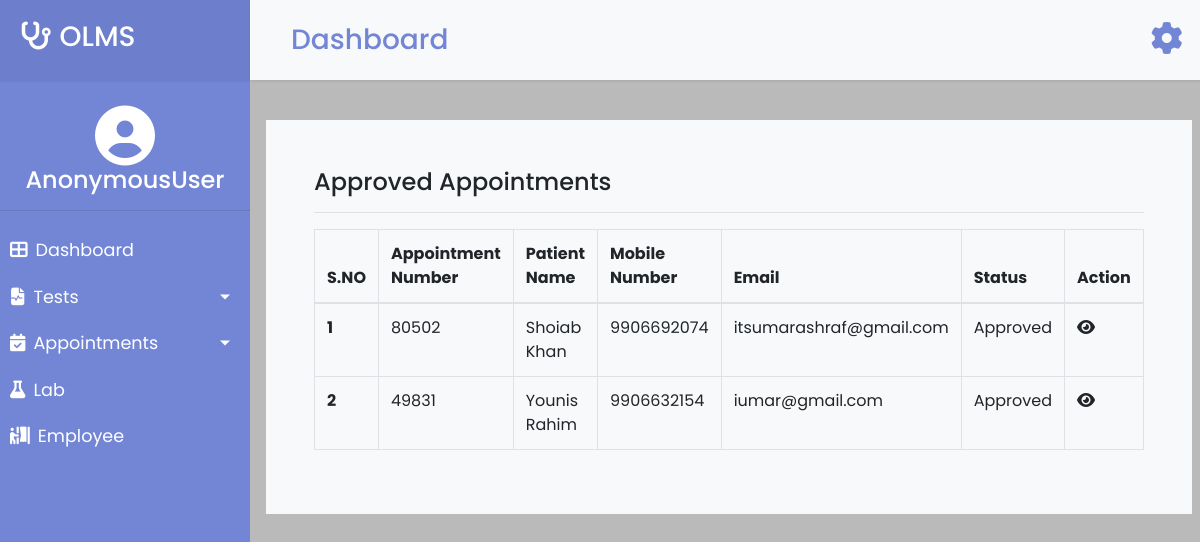
The page /approved-apts/ on the database its author committed.
### users/models.py (models this page shows, shortened)
class appointment(models.Model):
    user_id = models.ForeignKey(enduser,on_delete=models.CASCADE)
    appointmentno = models.CharField(max_length=100, unique=True)
    patientname =models.CharField(max_length=30)
    gender = models.CharField(max_length=10)
    address= models.CharField(max_length=200, default='NA')
    dateofbirth = models.DateField()
    mobile = models.IntegerField()
    email= models.CharField(max_length=100)
    appointmentdate = models.DateField(default=date.today)
    appointmenttime = models.DateTimeField(default=timezone.now)
    prescription= models.FileField(upload_to='prescriptions/',blank=True, null=True)
    report=models.FileField(upload_to='reports/',blank=True,null=True)

### users/views.py (the view)
# urls.py: path("approved-apts/", views.approvedappointments, name='approvedapts'),
def approvedappointments(request):
        new=appointment.objects.filter(appointmentstatus__status='Approve')
        return render(request, 'approved-apts.html',{'newapt':new})

### templates/approved-apts.html (shortened to what this page needs)
{% extends 'adminbase.html' %}
{% block body %}
<div class="container-fluid  bg-light p-5 mt-3">
  <div class="row">
    <div class="col-lg-12">
      <h4>Approved Appointments</h4>
      <hr>
      <table class="table table-bordered table-responsive-lg">
        <thead>
          <tr>
            <th scope="col">S.NO</th>
            <th scope="col">Appointment Number</th>
            <th scope="col">Patient Name</th>
            <th scope="col">Mobile Number</th>
            <th scope="col">Email</th>
            <th scope="col">Status</th>
            <th scope="col">Action</th>
          </tr>
        </thead>
        <tbody>
        <tbody>
          {% for apt in newapt %}
          <tr>
            <th scope="row">{{forloop.counter}}</th>
            <td>{{apt.appointmentno}}</td>
            <td>{{ apt.patientname }}</td>
            <td>{{ apt.mobile }}</td>
            <td>{{ apt.email }}</td>
            <td>Approved</td>
            <td><a href="{% url 'viewapproved' apt.appointmentno %}"><i class="fas fa-eye"></i></a></td>
          </tr>
          {% endfor %}
        </tbody>
        </tbody>
      </table>
    </div>
  </div>
</div>
{% endblock body %}

### templates/adminbase.html (style rules this page uses)
body { font-family: 'Poppins', sans-serif; background: #fafafa; }
a, a:hover, a:focus { color: inherit; text-decoration: none; transition: all 0.3s; }

### rows shown on the page
appointment: appointmentno "80502", patientname "Shoiab Khan", mobile "9906692074", email "itsumarashraf@gmail.com"
appointment: appointmentno "49831", patientname "Younis Rahim", mobile "9906632154", email "iumar@gmail.com"

### other values the page prints
{{ request.user }} "AnonymousUser"
